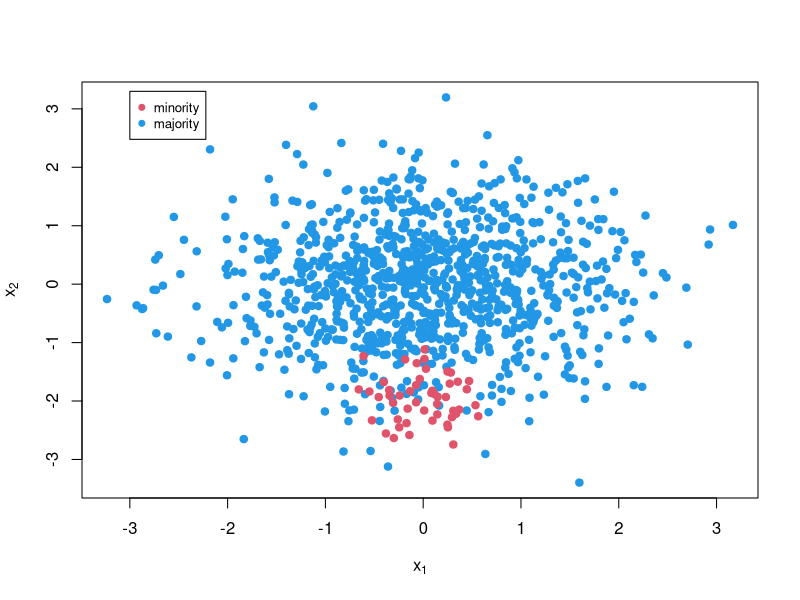
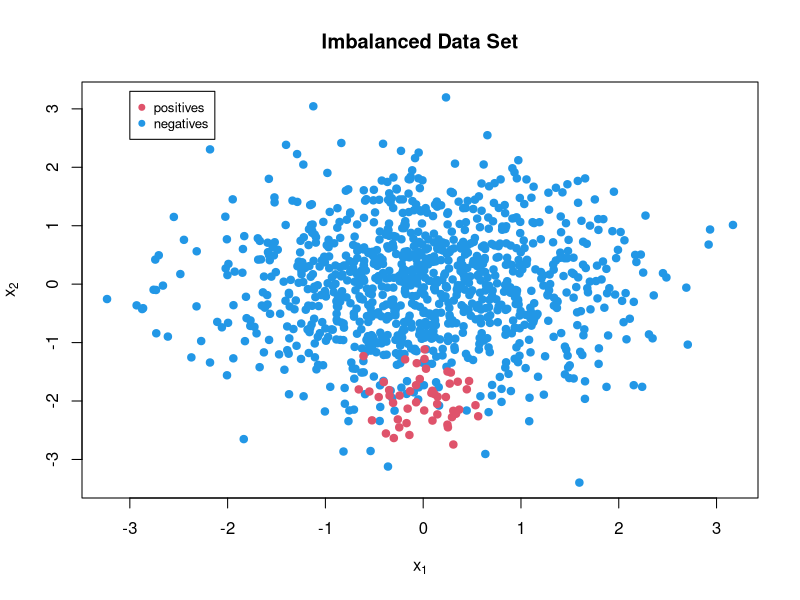
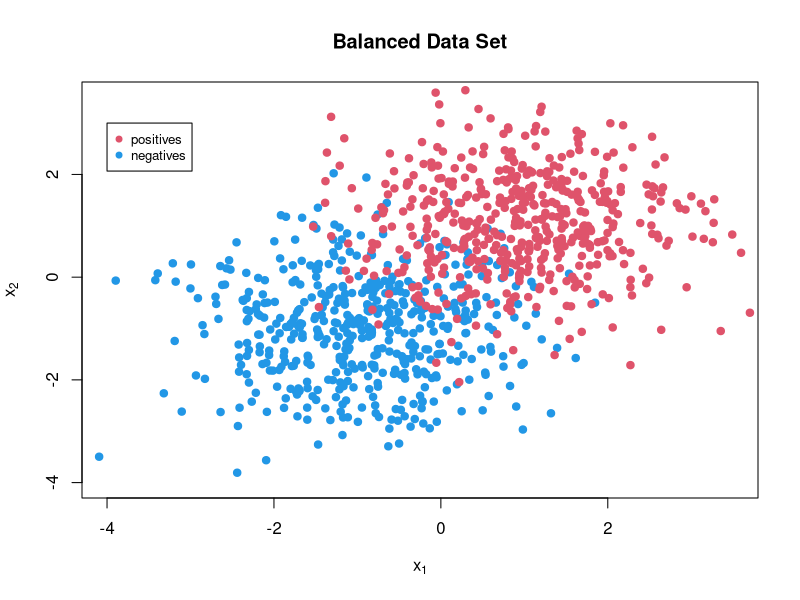

R code for these plots, in order:
library(mvtnorm)
library(ggplot2)


setwd("figure_man/")


# Imbalanced Data Set for Title page (without main label)

set.seed(1234)

targetfile=paste("imbalanced_data_plot_title",".pdf",sep="")


pdf(targetfile,width=6,height=6)
cex_const=1



n = 1000

x = rmvnorm(n,mean=c(0,0),sigma = diag(2))

plot(x[,1],x[,2],pch=19,col=4,xlab=expression(x[1]),ylab=expression(x[2]),cex.lab=cex_const)


n = 50

x = rmvnorm(n,mean=c(0,-2),sigma = 0.1*diag(2))

points(x[,1],x[,2],pch=19,col=2,cex.lab=cex_const)
legend(-3, 3.3, legend=c("minority","majority"),
       col=c(2, 4), pch=c(19,19), cex=0.8)


dev.off()

# Imbalanced Data 

set.seed(1234)

setwd("figure_man/")
targetfile=paste("imbalanced_data_plot",".pdf",sep="")


pdf(targetfile,width=6,height=6)
cex_const=1



n = 1000

x = rmvnorm(n,mean=c(0,0),sigma = diag(2))

plot(x[,1],x[,2],pch=19,col=4,xlab=expression(x[1]),ylab=expression(x[2]),cex.lab=cex_const,main="Imbalanced Data Set")


n = 50

x = rmvnorm(n,mean=c(0,-2),sigma = 0.1*diag(2))

points(x[,1],x[,2],pch=19,col=2,cex.lab=cex_const)
legend(-3, 3.3, legend=c("positives","negatives"),
       col=c(2, 4), pch=c(19,19), cex=0.8)


dev.off()

# Balanced Data 

targetfile=paste("balanced_data_plot",".pdf",sep="")


pdf(targetfile,width=6,height=6)

n = 500

x = rmvnorm(n,mean=c(-1,-1),sigma = diag(2))

plot(x[,1],x[,2],pch=19,col=4,xlab=expression(x[1]),ylab=expression(x[2]),cex.lab=cex_const,xlim=c(-4,3.5),ylim=c(-4,3.5),main="Balanced Data Set")


x = rmvnorm(n,mean=c(1,1),sigma = diag(2))

points(x[,1],x[,2],pch=19,col=2)
legend(-4, 3, legend=c("positives","negatives"),
       col=c(2, 4), pch=c(19,19), cex=0.8)



dev.off()
